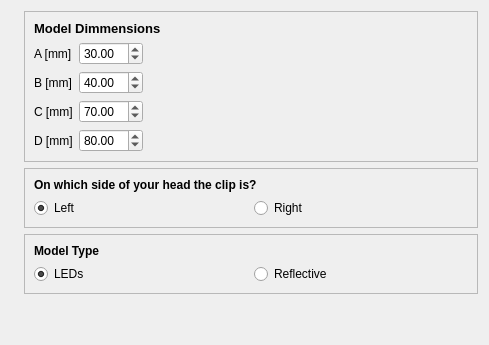
<?xml version="1.0" encoding="UTF-8"?>
<ui version="4.0">
 <class>ClipEditForm</class>
 <widget class="QWidget" name="ClipEditForm">
  <property name="geometry">
   <rect>
    <x>0</x>
    <y>0</y>
    <width>489</width>
    <height>345</height>
   </rect>
  </property>
  <property name="windowTitle">
   <string>Form</string>
  </property>
  <layout class="QVBoxLayout" name="verticalLayout_5">
   <item>
    <layout class="QHBoxLayout" name="horizontalLayout_3">
     <item>
      <widget class="QLabel" name="label_30">
       <property name="sizePolicy">
        <sizepolicy hsizetype="Maximum" vsizetype="Minimum">
         <horstretch>0</horstretch>
         <verstretch>0</verstretch>
        </sizepolicy>
       </property>
       <property name="text">
        <string/>
       </property>
       <property name="pixmap">
        <pixmap resource="ltr_rc.qrc">:/ltr/clip_small.png</pixmap>
       </property>
       <property name="scaledContents">
        <bool>false</bool>
       </property>
       <property name="alignment">
        <set>Qt::AlignLeading|Qt::AlignLeft|Qt::AlignVCenter</set>
       </property>
      </widget>
     </item>
     <item>
      <layout class="QVBoxLayout" name="verticalLayout">
       <item>
        <widget class="QFrame" name="frame">
         <property name="frameShape">
          <enum>QFrame::StyledPanel</enum>
         </property>
         <property name="frameShadow">
          <enum>QFrame::Raised</enum>
         </property>
         <layout class="QVBoxLayout" name="verticalLayout_2">
          <item>
           <widget class="QLabel" name="label">
            <property name="sizePolicy">
             <sizepolicy hsizetype="Preferred" vsizetype="Maximum">
              <horstretch>0</horstretch>
              <verstretch>0</verstretch>
             </sizepolicy>
            </property>
            <property name="text">
             <string>&lt;!DOCTYPE HTML PUBLIC &quot;-//W3C//DTD HTML 4.0//EN&quot; &quot;http://www.w3.org/TR/REC-html40/strict.dtd&quot;&gt;
&lt;html&gt;&lt;head&gt;&lt;meta name=&quot;qrichtext&quot; content=&quot;1&quot; /&gt;&lt;style type=&quot;text/css&quot;&gt;
p, li { white-space: pre-wrap; }
&lt;/style&gt;&lt;/head&gt;&lt;body style=&quot; font-family:'Sans'; font-size:10pt; font-weight:400; font-style:normal;&quot;&gt;
&lt;p style=&quot; margin-top:0px; margin-bottom:0px; margin-left:0px; margin-right:0px; -qt-block-indent:0; text-indent:0px;&quot;&gt;&lt;span style=&quot; font-weight:600;&quot;&gt;Model Dimmensions&lt;/span&gt;&lt;/p&gt;&lt;/body&gt;&lt;/html&gt;</string>
            </property>
           </widget>
          </item>
          <item>
           <layout class="QGridLayout" name="gridLayout_3">
            <item row="0" column="0">
             <widget class="QLabel" name="label_3">
              <property name="sizePolicy">
               <sizepolicy hsizetype="Maximum" vsizetype="Preferred">
                <horstretch>0</horstretch>
                <verstretch>0</verstretch>
               </sizepolicy>
              </property>
              <property name="text">
               <string>A [mm]</string>
              </property>
             </widget>
            </item>
            <item row="0" column="1">
             <widget class="QDoubleSpinBox" name="ClipA">
              <property name="minimum">
               <double>1.000000000000000</double>
              </property>
              <property name="maximum">
               <double>999.990000000000009</double>
              </property>
              <property name="value">
               <double>30.000000000000000</double>
              </property>
             </widget>
            </item>
            <item row="1" column="1">
             <widget class="QDoubleSpinBox" name="ClipB">
              <property name="minimum">
               <double>1.000000000000000</double>
              </property>
              <property name="maximum">
               <double>999.990000000000009</double>
              </property>
              <property name="value">
               <double>40.000000000000000</double>
              </property>
             </widget>
            </item>
            <item row="1" column="0">
             <widget class="QLabel" name="label_34">
              <property name="text">
               <string>B [mm]</string>
              </property>
             </widget>
            </item>
            <item row="2" column="0">
             <widget class="QLabel" name="label_35">
              <property name="text">
               <string>C [mm]</string>
              </property>
             </widget>
            </item>
            <item row="2" column="1">
             <widget class="QDoubleSpinBox" name="ClipC">
              <property name="minimum">
               <double>1.000000000000000</double>
              </property>
              <property name="maximum">
               <double>999.990000000000009</double>
              </property>
              <property name="value">
               <double>70.000000000000000</double>
              </property>
             </widget>
            </item>
            <item row="3" column="0">
             <widget class="QLabel" name="label_38">
              <property name="text">
               <string>D [mm]</string>
              </property>
             </widget>
            </item>
            <item row="3" column="1">
             <widget class="QDoubleSpinBox" name="ClipD">
              <property name="minimum">
               <double>1.000000000000000</double>
              </property>
              <property name="maximum">
               <double>999.990000000000009</double>
              </property>
              <property name="value">
               <double>80.000000000000000</double>
              </property>
             </widget>
            </item>
            <item row="0" column="2">
             <spacer name="horizontalSpacer">
              <property name="orientation">
               <enum>Qt::Horizontal</enum>
              </property>
              <property name="sizeHint" stdset="0">
               <size>
                <width>40</width>
                <height>20</height>
               </size>
              </property>
             </spacer>
            </item>
           </layout>
          </item>
         </layout>
        </widget>
       </item>
       <item>
        <widget class="QFrame" name="frame_3">
         <property name="frameShape">
          <enum>QFrame::StyledPanel</enum>
         </property>
         <property name="frameShadow">
          <enum>QFrame::Raised</enum>
         </property>
         <layout class="QVBoxLayout" name="verticalLayout_4">
          <item>
           <widget class="QLabel" name="label_4">
            <property name="font">
             <font>
              <weight>75</weight>
              <bold>true</bold>
             </font>
            </property>
            <property name="text">
             <string>On which side of your head the clip is?</string>
            </property>
           </widget>
          </item>
          <item>
           <layout class="QHBoxLayout" name="horizontalLayout_5">
            <item>
             <widget class="QRadioButton" name="ClipLeft">
              <property name="sizePolicy">
               <sizepolicy hsizetype="Preferred" vsizetype="Fixed">
                <horstretch>0</horstretch>
                <verstretch>0</verstretch>
               </sizepolicy>
              </property>
              <property name="text">
               <string>Left</string>
              </property>
              <property name="checked">
               <bool>true</bool>
              </property>
             </widget>
            </item>
            <item>
             <widget class="QRadioButton" name="ClipRight">
              <property name="text">
               <string>Right</string>
              </property>
             </widget>
            </item>
           </layout>
          </item>
         </layout>
        </widget>
       </item>
       <item>
        <widget class="QFrame" name="frame_2">
         <property name="frameShape">
          <enum>QFrame::StyledPanel</enum>
         </property>
         <property name="frameShadow">
          <enum>QFrame::Raised</enum>
         </property>
         <layout class="QVBoxLayout" name="verticalLayout_3">
          <item>
           <widget class="QLabel" name="label_2">
            <property name="font">
             <font>
              <weight>75</weight>
              <bold>true</bold>
             </font>
            </property>
            <property name="text">
             <string>Model Type</string>
            </property>
           </widget>
          </item>
          <item>
           <layout class="QHBoxLayout" name="horizontalLayout_4">
            <item>
             <widget class="QRadioButton" name="ClipLeds">
              <property name="sizePolicy">
               <sizepolicy hsizetype="Preferred" vsizetype="Fixed">
                <horstretch>0</horstretch>
                <verstretch>0</verstretch>
               </sizepolicy>
              </property>
              <property name="text">
               <string>LEDs</string>
              </property>
              <property name="checked">
               <bool>true</bool>
              </property>
             </widget>
            </item>
            <item>
             <widget class="QRadioButton" name="ClipReflective">
              <property name="text">
               <string>Reflective</string>
              </property>
             </widget>
            </item>
           </layout>
          </item>
         </layout>
        </widget>
       </item>
      </layout>
     </item>
    </layout>
   </item>
   <item>
    <spacer name="verticalSpacer">
     <property name="orientation">
      <enum>Qt::Vertical</enum>
     </property>
     <property name="sizeHint" stdset="0">
      <size>
       <width>20</width>
       <height>1</height>
      </size>
     </property>
    </spacer>
   </item>
  </layout>
 </widget>
 <resources>
  <include location="ltr_rc.qrc"/>
 </resources>
 <connections/>
</ui>
